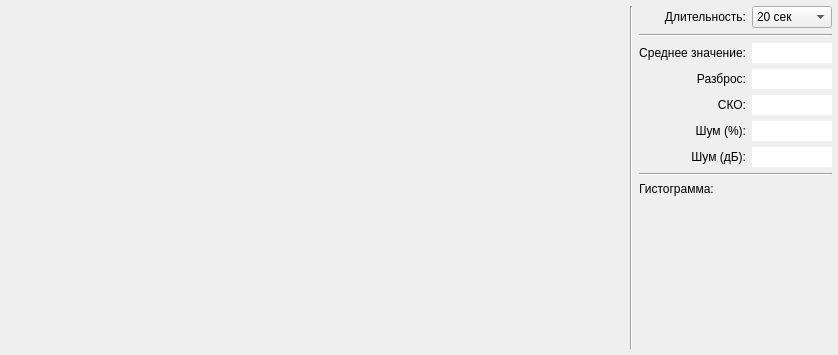
<ui version="4.0" >
 <class>Plot</class>
 <widget class="QWidget" name="Plot" >
  <property name="geometry" >
   <rect>
    <x>0</x>
    <y>0</y>
    <width>838</width>
    <height>355</height>
   </rect>
  </property>
  <property name="windowTitle" >
   <string>Form</string>
  </property>
  <layout class="QHBoxLayout" >
   <item>
    <widget class="QwtPlot" name="plot" >
     <property name="sizePolicy" >
      <sizepolicy vsizetype="Expanding" hsizetype="Expanding" >
       <horstretch>0</horstretch>
       <verstretch>0</verstretch>
      </sizepolicy>
     </property>
    </widget>
   </item>
   <item>
    <widget class="Line" name="line" >
     <property name="orientation" >
      <enum>Qt::Vertical</enum>
     </property>
    </widget>
   </item>
   <item>
    <layout class="QVBoxLayout" >
     <item>
      <layout class="QGridLayout" >
       <item row="0" column="0" >
        <widget class="QLabel" name="label_6" >
         <property name="text" >
          <string>Длительность:</string>
         </property>
         <property name="alignment" >
          <set>Qt::AlignRight|Qt::AlignTrailing|Qt::AlignVCenter</set>
         </property>
        </widget>
       </item>
       <item row="0" column="1" >
        <widget class="QComboBox" name="cb_speed" >
         <property name="focusPolicy" >
          <enum>Qt::NoFocus</enum>
         </property>
         <item>
          <property name="text" >
           <string>20 сек</string>
          </property>
         </item>
         <item>
          <property name="text" >
           <string>1 мин</string>
          </property>
         </item>
         <item>
          <property name="text" >
           <string>5 мин</string>
          </property>
         </item>
         <item>
          <property name="text" >
           <string>20 мин</string>
          </property>
         </item>
         <item>
          <property name="text" >
           <string>1 час</string>
          </property>
         </item>
        </widget>
       </item>
       <item row="1" column="0" colspan="2" >
        <widget class="Line" name="line_3" >
         <property name="orientation" >
          <enum>Qt::Horizontal</enum>
         </property>
        </widget>
       </item>
       <item row="2" column="0" >
        <widget class="QLabel" name="label" >
         <property name="text" >
          <string>Среднее значение:</string>
         </property>
         <property name="alignment" >
          <set>Qt::AlignRight|Qt::AlignTrailing|Qt::AlignVCenter</set>
         </property>
        </widget>
       </item>
       <item row="2" column="1" >
        <widget class="QLineEdit" name="le_mean" >
         <property name="sizePolicy" >
          <sizepolicy vsizetype="Fixed" hsizetype="Preferred" >
           <horstretch>0</horstretch>
           <verstretch>0</verstretch>
          </sizepolicy>
         </property>
         <property name="maximumSize" >
          <size>
           <width>80</width>
           <height>16777215</height>
          </size>
         </property>
         <property name="cursor" >
          <cursorShape>ArrowCursor</cursorShape>
         </property>
         <property name="focusPolicy" >
          <enum>Qt::NoFocus</enum>
         </property>
         <property name="frame" >
          <bool>false</bool>
         </property>
         <property name="readOnly" >
          <bool>true</bool>
         </property>
        </widget>
       </item>
       <item row="3" column="0" >
        <widget class="QLabel" name="label_2" >
         <property name="text" >
          <string>Разброс:</string>
         </property>
         <property name="alignment" >
          <set>Qt::AlignRight|Qt::AlignTrailing|Qt::AlignVCenter</set>
         </property>
        </widget>
       </item>
       <item row="3" column="1" >
        <widget class="QLineEdit" name="le_diff" >
         <property name="sizePolicy" >
          <sizepolicy vsizetype="Fixed" hsizetype="Preferred" >
           <horstretch>0</horstretch>
           <verstretch>0</verstretch>
          </sizepolicy>
         </property>
         <property name="maximumSize" >
          <size>
           <width>80</width>
           <height>16777215</height>
          </size>
         </property>
         <property name="cursor" >
          <cursorShape>ArrowCursor</cursorShape>
         </property>
         <property name="focusPolicy" >
          <enum>Qt::NoFocus</enum>
         </property>
         <property name="frame" >
          <bool>false</bool>
         </property>
         <property name="readOnly" >
          <bool>true</bool>
         </property>
        </widget>
       </item>
       <item row="4" column="0" >
        <widget class="QLabel" name="label_3" >
         <property name="toolTip" >
          <string>Среднеквадратичное отклонение</string>
         </property>
         <property name="text" >
          <string>СКО:</string>
         </property>
         <property name="alignment" >
          <set>Qt::AlignRight|Qt::AlignTrailing|Qt::AlignVCenter</set>
         </property>
        </widget>
       </item>
       <item row="4" column="1" >
        <widget class="QLineEdit" name="le_std" >
         <property name="sizePolicy" >
          <sizepolicy vsizetype="Fixed" hsizetype="Preferred" >
           <horstretch>0</horstretch>
           <verstretch>0</verstretch>
          </sizepolicy>
         </property>
         <property name="maximumSize" >
          <size>
           <width>80</width>
           <height>16777215</height>
          </size>
         </property>
         <property name="cursor" >
          <cursorShape>ArrowCursor</cursorShape>
         </property>
         <property name="focusPolicy" >
          <enum>Qt::NoFocus</enum>
         </property>
         <property name="frame" >
          <bool>false</bool>
         </property>
         <property name="readOnly" >
          <bool>true</bool>
         </property>
        </widget>
       </item>
       <item row="5" column="0" >
        <widget class="QLabel" name="label_4" >
         <property name="text" >
          <string>Шум (%):</string>
         </property>
         <property name="alignment" >
          <set>Qt::AlignRight|Qt::AlignTrailing|Qt::AlignVCenter</set>
         </property>
        </widget>
       </item>
       <item row="5" column="1" >
        <widget class="QLineEdit" name="le_noise_percent" >
         <property name="sizePolicy" >
          <sizepolicy vsizetype="Fixed" hsizetype="Preferred" >
           <horstretch>0</horstretch>
           <verstretch>0</verstretch>
          </sizepolicy>
         </property>
         <property name="maximumSize" >
          <size>
           <width>80</width>
           <height>16777215</height>
          </size>
         </property>
         <property name="cursor" >
          <cursorShape>ArrowCursor</cursorShape>
         </property>
         <property name="focusPolicy" >
          <enum>Qt::NoFocus</enum>
         </property>
         <property name="frame" >
          <bool>false</bool>
         </property>
         <property name="readOnly" >
          <bool>true</bool>
         </property>
        </widget>
       </item>
       <item row="6" column="0" >
        <widget class="QLabel" name="label_7" >
         <property name="text" >
          <string>Шум (дБ):</string>
         </property>
         <property name="alignment" >
          <set>Qt::AlignRight|Qt::AlignTrailing|Qt::AlignVCenter</set>
         </property>
        </widget>
       </item>
       <item row="6" column="1" >
        <widget class="QLineEdit" name="le_noise_db" >
         <property name="sizePolicy" >
          <sizepolicy vsizetype="Fixed" hsizetype="Preferred" >
           <horstretch>0</horstretch>
           <verstretch>0</verstretch>
          </sizepolicy>
         </property>
         <property name="maximumSize" >
          <size>
           <width>80</width>
           <height>16777215</height>
          </size>
         </property>
         <property name="cursor" >
          <cursorShape>ArrowCursor</cursorShape>
         </property>
         <property name="focusPolicy" >
          <enum>Qt::NoFocus</enum>
         </property>
         <property name="frame" >
          <bool>false</bool>
         </property>
         <property name="readOnly" >
          <bool>true</bool>
         </property>
        </widget>
       </item>
      </layout>
     </item>
     <item>
      <widget class="Line" name="line_2" >
       <property name="sizePolicy" >
        <sizepolicy vsizetype="Fixed" hsizetype="Ignored" >
         <horstretch>0</horstretch>
         <verstretch>0</verstretch>
        </sizepolicy>
       </property>
       <property name="orientation" >
        <enum>Qt::Horizontal</enum>
       </property>
      </widget>
     </item>
     <item>
      <widget class="QLabel" name="label_5" >
       <property name="sizePolicy" >
        <sizepolicy vsizetype="Preferred" hsizetype="Maximum" >
         <horstretch>0</horstretch>
         <verstretch>0</verstretch>
        </sizepolicy>
       </property>
       <property name="text" >
        <string>Гистограмма:</string>
       </property>
      </widget>
     </item>
     <item>
      <widget class="QwtPlot" name="hist" >
       <property name="sizePolicy" >
        <sizepolicy vsizetype="Expanding" hsizetype="Ignored" >
         <horstretch>0</horstretch>
         <verstretch>0</verstretch>
        </sizepolicy>
       </property>
      </widget>
     </item>
    </layout>
   </item>
  </layout>
 </widget>
 <layoutdefault spacing="6" margin="6" />
 <customwidgets>
  <customwidget>
   <class>QwtPlot</class>
   <extends>QFrame</extends>
   <header>qwt_plot.h</header>
  </customwidget>
 </customwidgets>
 <resources/>
 <connections/>
</ui>
